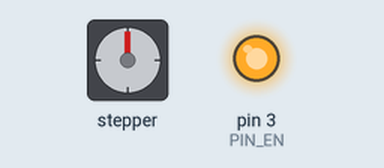
Bench run of a sketch on a simulated Arduino Uno, built with avr-gcc and run on an emulated ATmega328P. Parts: stepper motor, output pins drawn as LEDs (lit = HIGH). Stepper angles assume 48 steps per turn.

Above: at 0.05 s.
At 1.3 s:
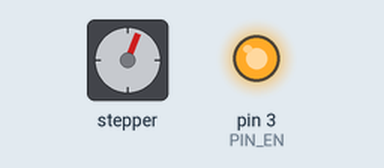
At 2.75 s:
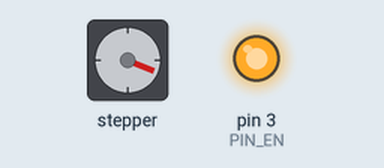
At 5.5 s:
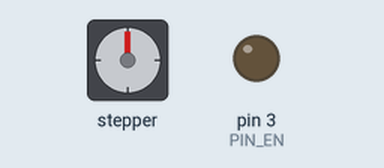
Timing chart, 0 to 7.2 s (numbered marks = the images above):
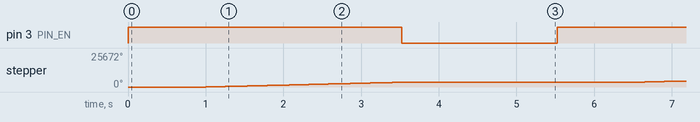

Measured:
- by itself, pin 3 (PIN_EN): alternates HIGH for 3.5 s and LOW for 2.0 s
- by itself, stepper: turns 3600° clockwise in 2.5 s, repeating every 5.5 s

The sketch:

stepper_motor_test.ino
```cpp
/* Example sketch to control a stepper motor with L298N motor driver, Arduino UNO and Stepper.h library. More info: https://www.makerguides.com */

// Include the Stepper library:
#include <Stepper.h>

// Define number of steps per revolution:
const int STEPS_PER_REVOLUTION = 48; // number of steps for full motor revolution

const int PIN_SW = 2; // input pin from internal switch to stop motor when reach its bounds

const int PIN_EN = 3; // output pin to motor driver to safe power

// callback function used to control stepper object
bool pause () {
  return (digitalRead(PIN_SW) == LOW);
}

// Initialize the stepper library on pins 10 through 13:
Stepper myStepper = Stepper(STEPS_PER_REVOLUTION, 10, 11, 12, 13, &pause);

void setup() {
  // Set the motor speed (RPMs):
  myStepper.setSpeed(240);

  pinMode(PIN_EN, OUTPUT);

  pinMode(PIN_SW, INPUT);
}

void loop() {
  // enable motor driver
  digitalWrite(PIN_EN, HIGH);

  //needs some time the motor driver to become enabled
  delay(1000);

  // Step one revolution in one direction
  myStepper.step(480);

  // disable motor driver
  digitalWrite(PIN_EN, LOW);

  // some delay between each movements
  delay(2000);
}
```
